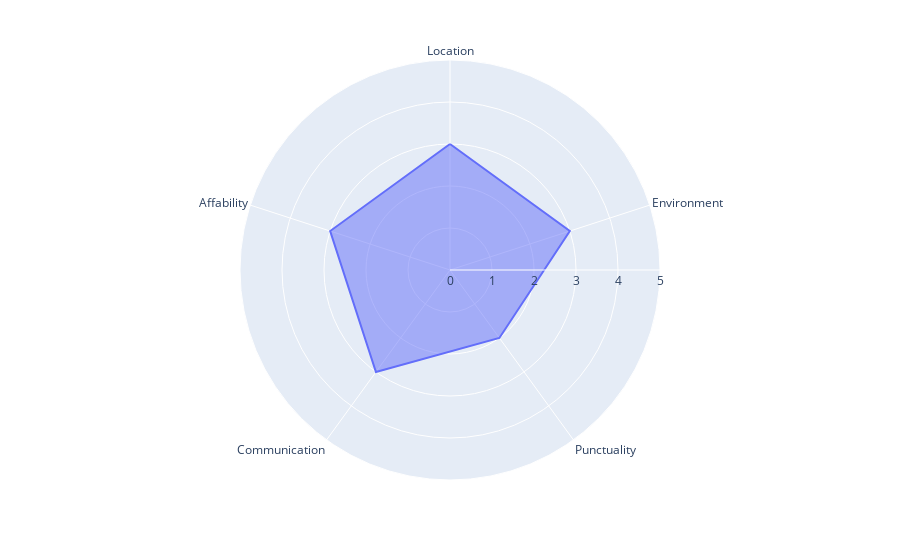

This figure's notebook cell:
### Code cell
# Plotting for org B
b = pd.DataFrame(dict(
    r=[3,3,2,3,3],
    theta=['Location','Environment','Punctuality','Communication','Affability']))
fig = px.line_polar(b, r='r', theta='theta', line_close=True,range_r = [0,5])
fig.update_traces(fill='toself')
fig.show()

### Figure 1 — Plotly figure (JSON) as saved in the notebook; plotly's stock layout.template omitted (floating-point values rounded to 4 significant figures)
{"data": [{"fill": "toself", "hovertemplate": "r=%{r}<br>theta=%{theta}<extra></extra>", "legendgroup": "", "line": {"color": "#636efa", "dash": "solid"}, "marker": {"symbol": "circle"}, "mode": "lines", "name": "", "r": [3, 3, 2, 3, 3, 3], "showlegend": false, "subplot": "polar", "theta": ["Location", "Environment", "Punctuality", "Communication", "Affability", "Location"], "type": "scatterpolar"}], "layout": {"legend": {"tracegroupgap": 0}, "margin": {"t": 60}, "polar": {"angularaxis": {"direction": "clockwise", "rotation": 90}, "domain": {"x": [0, 1], "y": [0, 1]}, "radialaxis": {"range": [0, 5]}}}}
